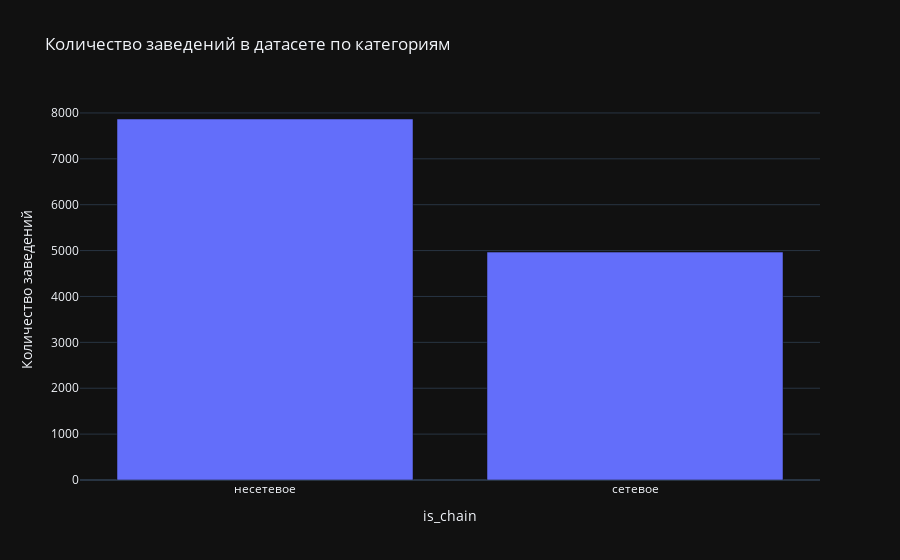

The code cell stored with this chart in its notebook:
### Code cell
fig = px.bar(chain_tmp,
             x='is_chain',
             y='count',
             title='Количество заведений в датасете по категориям',
             labels={'chain': 'Категория', 'count': 'Количество заведений'})

fig.update_traces(hovertemplate='Тип заведения: %{x}<br>Количество: %{y}')
fig.show()

### Figure 1 — Plotly figure (JSON) as saved in the notebook; plotly's stock layout.template omitted (floating-point values rounded to 4 significant figures)
{"data": [{"alignmentgroup": "True", "hovertemplate": "Тип заведения: %{x}<br>Количество: %{y}", "legendgroup": "", "marker": {"color": "#636efa", "pattern": {"shape": ""}}, "name": "", "offsetgroup": "", "orientation": "v", "showlegend": false, "textposition": "auto", "x": ["несетевое", "сетевое"], "xaxis": "x", "y": [7868, 4967], "yaxis": "y", "type": "bar"}], "layout": {"xaxis": {"anchor": "y", "domain": [0.0, 1.0], "title": {"text": "is_chain"}}, "yaxis": {"anchor": "x", "domain": [0.0, 1.0], "title": {"text": "Количество заведений"}}, "legend": {"tracegroupgap": 0}, "title": {"text": "Количество заведений в датасете по категориям"}, "barmode": "relative"}}
